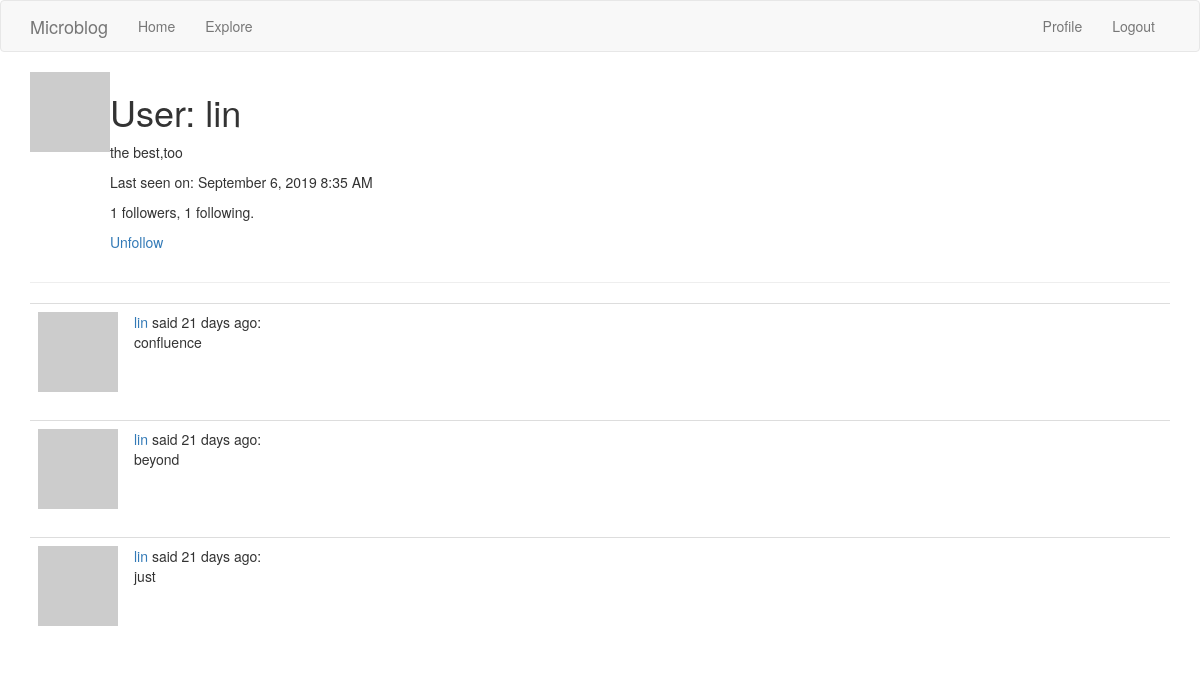
The app's page /user/lin (signed in) with its own data.
### app/models.py (models this page shows, shortened)
class User(UserMixin, db.Model):
    id = db.Column(db.Integer, primary_key=True)
    username = db.Column(db.String(64), index=True, unique=True)
    email = db.Column(db.String(120), index=True, unique=True)
    password = db.Column(db.String(128))
    about_me = db.Column(db.String(140))
    last_seen = db.Column(db.DateTime, default=datetime.utcnow)
    posts = db.relationship('Post', backref='author', lazy='dynamic')
    followed = db.relationship(
        'User', secondary=followers,
        primaryjoin=(followers.c.follower_id == id),
        secondaryjoin=(followers.c.followed_id == id),
        backref=db.backref('followers', lazy='dynamic'), lazy='dynamic')
    def avatar(self, size):
        digest = md5(self.email.lower().encode('utf-8')).hexdigest()
        return 'https://www.gravatar.com/avatar/{}?d=identicon&s={}'.format(
            digest, size)
    @login.user_loader
    def load_user(id):
        return User.query.get(int(id))
    def is_following(self, user):
        return self.followed.filter(
            followers.c.followed_id == user.id).count() > 0

class Post(db.Model):
    id = db.Column(db.Integer, primary_key=True)
    body = db.Column(db.String(140))
    timestamp = db.Column(db.DateTime, index=True, default=datetime.utcnow)
    user_id = db.Column(db.Integer, db.ForeignKey('user.id'))

### app/routes.py (the view)
@app.route('/user/<username>')
@login_required
def user(username):
    user = User.query.filter_by(username=username).first_or_404()
    page = request.args.get('page', 1, type=int)
    posts = user.posts.order_by(Post.timestamp.desc()).paginate(
        page, app.config['POSTS_PER_PAGE'], False)
    next_url = url_for('user', username=user.username, page=posts.next_num) if posts.has_next else None
    prev_url = url_for('user', username=user.username, page=posts.prev_num) if posts.has_prev else None
    return render_template('user.html', user=user, posts=posts.items,
                           next_url=next_url, prev_url=prev_url)

### app/routes.py (called while the page is built)
@app.before_request
def before_request():
    if current_user.is_authenticated:
        current_user.last_seen = datetime.utcnow()
        db.session.commit()

### app/templates/user.html (shortened to what this page needs)
{% extends "base.html" %}
{% block app_content %}
    <table>
        <tr valign="top">
            <td><img src="{{ user.avatar(128) }}"></td>
            <td>
                <h1>User: {{ user.username }}</h1>
                {% if user.about_me %}<p>{{ user.about_me }}</p>{% endif %}
                {% if user.last_seen %}
                    <p>Last seen on: {{ moment(user.last_seen).format('LLL') }}</p>
                {% endif %}
                <p>{{ user.followers.count() }} followers, {{ user.followed.count() }} following.</p>
                {% if user == current_user %}
                <p><a href="{{ url_for('edit_profile') }}">Edit your profile</a></p>
                {% elif not current_user.is_following(user) %}
                <p><a href="{{ url_for('follow', username=user.username) }}">Follow</a></p>
                {% else %}
                <p><a href="{{ url_for('unfollow', username=user.username) }}">Unfollow</a></p>
                {% endif %}
            </td>
        </tr>
    </table>
    <hr>
    {% for post in posts %}
        {% include '_post.html' %}
    {% endfor %}
{% endblock %}

### app/templates/_post.html
    <table class="table table-hover">
        <tr>
            <td width="70px">
                <a href="{{ url_for('user', username=post.author.username) }}">
                    <img src="{{ post.author.avatar(70) }}" />
                </a>
            </td>
            <td>
                <a href="{{ url_for('user', username=post.author.username) }}">
                    {{ post.author.username }}
                </a>
                said {{ moment(post.timestamp).fromNow() }}:
                <br>
                {{ post.body }}
            </td>
        </tr>
    </table>

### records on screen
User: username "lin", about_me "the best,too", last_seen "September 6, 2019 8:35 AM"
Post: author.username "lin", timestamp "21 days ago", body "confluence"
Post: author.username "lin", timestamp "21 days ago", body "beyond"
Post: author.username "lin", timestamp "21 days ago", body "just"

### other values on screen
{{ user.followers.count() }} "1"
{{ user.followed.count() }} "1"
